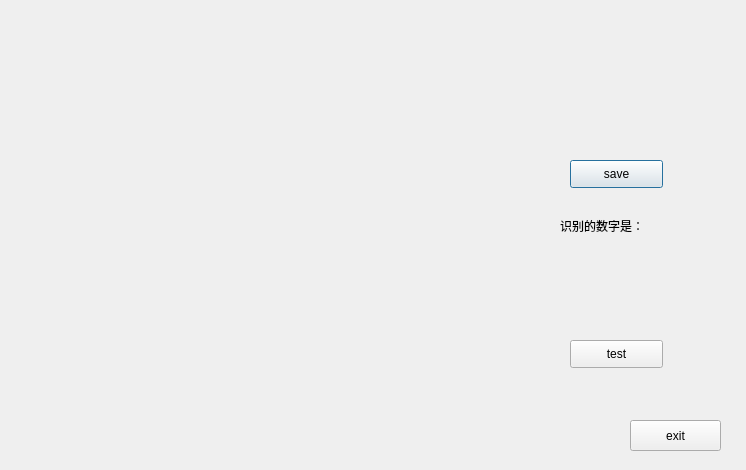
<?xml version="1.0" encoding="UTF-8"?>
<ui version="4.0">
 <class>video</class>
 <widget class="QDialog" name="video">
  <property name="geometry">
   <rect>
    <x>0</x>
    <y>0</y>
    <width>746</width>
    <height>470</height>
   </rect>
  </property>
  <property name="windowTitle">
   <string>视频监控</string>
  </property>
  <widget class="QPushButton" name="btn_save">
   <property name="geometry">
    <rect>
     <x>570</x>
     <y>160</y>
     <width>93</width>
     <height>28</height>
    </rect>
   </property>
   <property name="text">
    <string>save</string>
   </property>
  </widget>
  <widget class="QLabel" name="lbl_video">
   <property name="geometry">
    <rect>
     <x>30</x>
     <y>50</y>
     <width>481</width>
     <height>361</height>
    </rect>
   </property>
   <property name="text">
    <string/>
   </property>
  </widget>
  <widget class="QLabel" name="photo">
   <property name="geometry">
    <rect>
     <x>530</x>
     <y>20</y>
     <width>171</width>
     <height>121</height>
    </rect>
   </property>
   <property name="text">
    <string/>
   </property>
  </widget>
  <widget class="QLabel" name="digit">
   <property name="geometry">
    <rect>
     <x>550</x>
     <y>250</y>
     <width>151</width>
     <height>61</height>
    </rect>
   </property>
   <property name="text">
    <string/>
   </property>
   <property name="alignment">
    <set>Qt::AlignCenter</set>
   </property>
  </widget>
  <widget class="QPushButton" name="test">
   <property name="geometry">
    <rect>
     <x>570</x>
     <y>340</y>
     <width>93</width>
     <height>28</height>
    </rect>
   </property>
   <property name="text">
    <string>test</string>
   </property>
  </widget>
  <widget class="QLabel" name="label">
   <property name="geometry">
    <rect>
     <x>560</x>
     <y>210</y>
     <width>101</width>
     <height>31</height>
    </rect>
   </property>
   <property name="text">
    <string>识别的数字是：</string>
   </property>
  </widget>
  <widget class="QPushButton" name="btn_exit">
   <property name="geometry">
    <rect>
     <x>630</x>
     <y>420</y>
     <width>91</width>
     <height>31</height>
    </rect>
   </property>
   <property name="text">
    <string>exit</string>
   </property>
  </widget>
 </widget>
 <resources/>
 <connections>
  <connection>
   <sender>btn_save</sender>
   <signal>clicked()</signal>
   <receiver>video</receiver>
   <slot>save()</slot>
   <hints>
    <hint type="sourcelabel">
     <x>626</x>
     <y>190</y>
    </hint>
    <hint type="destinationlabel">
     <x>591</x>
     <y>84</y>
    </hint>
   </hints>
  </connection>
  <connection>
   <sender>test</sender>
   <signal>clicked()</signal>
   <receiver>video</receiver>
   <slot>test()</slot>
   <hints>
    <hint type="sourcelabel">
     <x>626</x>
     <y>373</y>
    </hint>
    <hint type="destinationlabel">
     <x>372</x>
     <y>234</y>
    </hint>
   </hints>
  </connection>
  <connection>
   <sender>btn_exit</sender>
   <signal>clicked()</signal>
   <receiver>video</receiver>
   <slot>exit()</slot>
   <hints>
    <hint type="sourcelabel">
     <x>675</x>
     <y>435</y>
    </hint>
    <hint type="destinationlabel">
     <x>372</x>
     <y>234</y>
    </hint>
   </hints>
  </connection>
 </connections>
 <slots>
  <slot>save()</slot>
  <slot>test()</slot>
  <slot>exit()</slot>
 </slots>
</ui>
